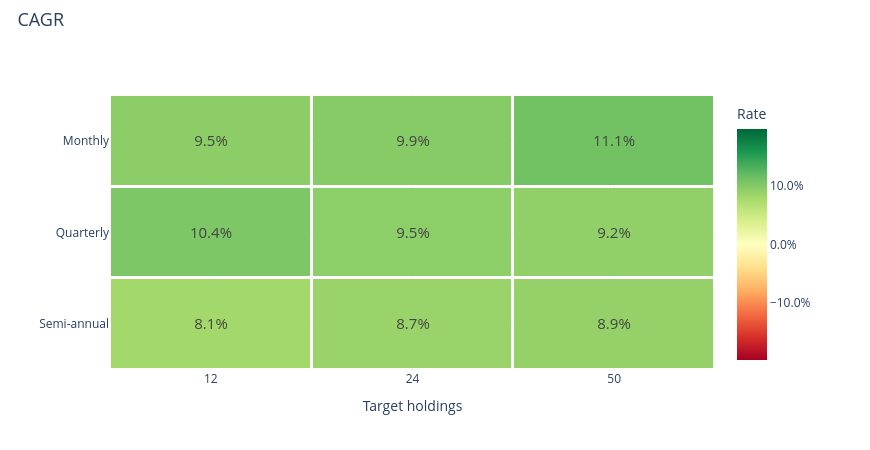

Write notebook code for a chart like this one.
### Markdown cell above
### CAGR

### Code cell
research.heatmap('cagr')

### Figure 1 — Plotly figure (JSON) as saved in the notebook; plotly's stock layout.template omitted (floating-point values rounded to 4 significant figures)
{"data": [{"colorbar": {"tickformat": ".1%", "title": {"text": "Rate"}}, "colorscale": [[0.0, "rgb(165,0,38)"], [0.1, "rgb(215,48,39)"], [0.2, "rgb(244,109,67)"], [0.3, "rgb(253,174,97)"], [0.4, "rgb(254,224,139)"], [0.5, "rgb(255,255,191)"], [0.6, "rgb(217,239,139)"], [0.7, "rgb(166,217,106)"], [0.8, "rgb(102,189,99)"], [0.9, "rgb(26,152,80)"], [1.0, "rgb(0,104,55)"]], "text": [["9.5%", "9.9%", "11.1%"], ["10.4%", "9.5%", "9.2%"], ["8.1%", "8.7%", "8.9%"]], "textfont": {"size": 15}, "texttemplate": "%{text}", "type": "heatmap", "x": ["12", "24", "50"], "xgap": 3, "y": ["Monthly", "Quarterly", "Semi-annual"], "ygap": 3, "z": [[0.09513, 0.09871, 0.1107], [0.1038, 0.09504, 0.09204], [0.08094, 0.08673, 0.08945]], "zmax": 0.1971, "zmid": 0.0, "zmin": -0.1971}], "layout": {"height": 450, "hovermode": "closest", "legend": {"font": {"size": 12}, "itemclick": "toggle", "itemdoubleclick": "toggleothers", "x": 1.025, "y": 1}, "margin": {"b": 80, "l": 110, "r": 155, "t": 95}, "title": {"font": {"size": 18}, "text": "CAGR", "x": 0.02, "y": 0.97}, "width": 870, "xaxis": {"title": {"text": "Target holdings"}}, "yaxis": {"autorange": "reversed"}}}
